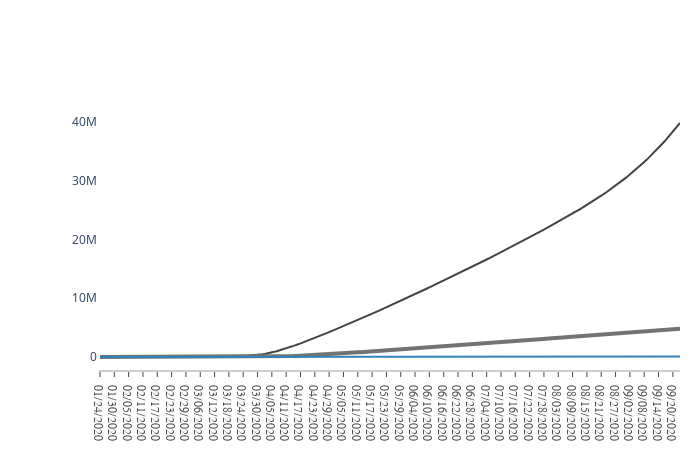

Notebook code for this chart:
### Code cell
fig = go.Figure()

for i in range(0, 3):
    fig.add_trace(go.Scatter(x=df_france['ObservationDate'], y=y_data[i], mode='lines',
        name=labels[i],
        line=dict(color=colors[i], width=line_size[i]),
        connectgaps=True,
    ))

fig.update_layout(
    xaxis=dict(
        showline=True,
        showgrid=True,
        showticklabels=True,
        linecolor='rgb(204, 204, 204)',
        linewidth=2,
        ticks='outside',
        tickfont=dict(
            family='Arial',
            size=12,
            color='rgb(82, 82, 82)',
        ),
    ),
    yaxis=dict(
        showgrid=True,
        zeroline=True,
        showline=True,
        showticklabels=True,
    ),
    autosize=False,
    margin=dict(
        autoexpand=False,
        l=100,
        r=20,
        t=110,
    ),
    showlegend=False,
    plot_bgcolor='white'
)

fig.show()

### Figure 1 — Plotly figure (JSON) as saved in the notebook; plotly's stock layout.template omitted (floating-point values rounded to 4 significant figures; data arrays with more than 128 entries replaced by an {"elided": "..."} marker saying what was removed)
{"data": [{"connectgaps": true, "line": {"color": "rgb(67,67,67)", "width": 2}, "mode": "lines", "name": "Confirmed", "type": "scatter", "x": {"elided": "244 str values"}, "y": {"elided": "244 int values"}}, {"connectgaps": true, "line": {"color": "rgb(115,115,115)", "width": 4}, "mode": "lines", "name": "Deaths", "type": "scatter", "x": {"elided": "244 str values"}, "y": {"elided": "244 int values"}}, {"connectgaps": true, "line": {"color": "rgb(49,130,189)", "width": 2}, "mode": "lines", "name": "Recovered", "type": "scatter", "x": {"elided": "244 str values"}, "y": {"elided": "244 int values"}}], "layout": {"autosize": false, "height": 450, "margin": {"autoexpand": false, "l": 100, "r": 20, "t": 110}, "plot_bgcolor": "white", "showlegend": false, "width": 700, "xaxis": {"autorange": true, "linecolor": "rgb(204, 204, 204)", "linewidth": 2, "range": [0, 243], "showgrid": true, "showline": true, "showticklabels": true, "tickfont": {"color": "rgb(82, 82, 82)", "family": "Arial", "size": 12}, "ticks": "outside", "type": "category"}, "yaxis": {"autorange": true, "range": [-2213000.0, 42050000.0], "showgrid": true, "showline": true, "showticklabels": true, "type": "linear", "zeroline": true}}}
